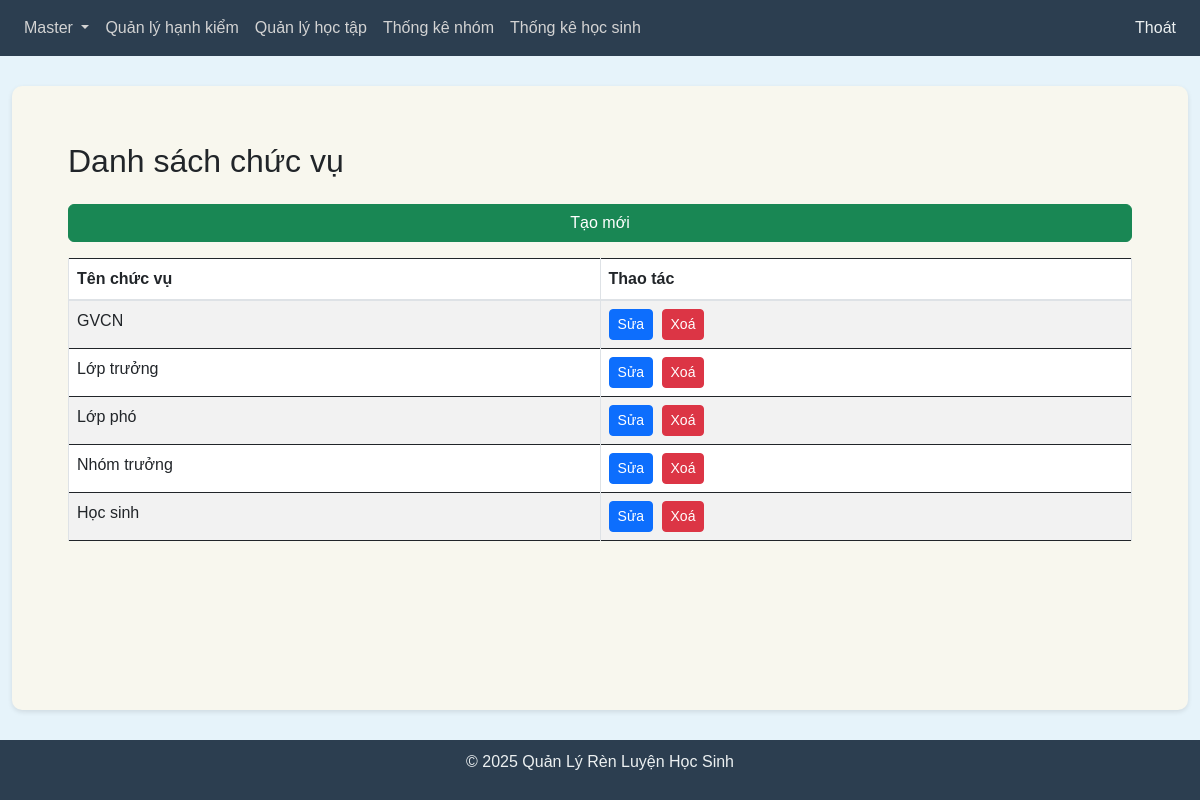
The app's page /admin/roles (signed in) with its own data.
### tables this page shows
CREATE TABLE Roles (
                id INTEGER PRIMARY KEY AUTOINCREMENT,
                name TEXT NOT NULL,
                is_deleted BOOLEAN DEFAULT 0
            );

### blueprints/admin.py (the view)
@admin_bp.route('/roles')
def roles_list():
    if 'user_id' in session:
        roles = read_all_records('Roles', ['id', 'name'])
        return render_template('roles.html', roles=roles, is_gvcn=is_user_gvcn())
    return redirect(url_for('auth.login'))

### blueprints/admin.py (called while the page is built)
def is_user_gvcn():
    if 'user_id' in session:
        user = read_record_by_id('Users', session['user_id'])
        role = read_record_by_id('Roles', user[6])  # Giả sử cột role_id là cột thứ 7 (index 6)
        return role and role[1] == 'GVCN'
    return False

### db_utils.py (called while the page is built)
def connect_db():
    try:
        conn = sqlite3.connect('schoolX.db')
        return conn
    except sqlite3.Error as e:
        return None

def read_all_records(table_name, fields=['*'], condition="is_deleted = 0"):
    try:
        conn = connect_db()
        if conn is None:
            print("Connection is None, cannot read records")
            return None
        cursor = conn.cursor()
        columns = ', '.join(fields)
        sql = f"SELECT {columns} FROM {table_name} WHERE {condition}"
        cursor.execute(sql)
        records = cursor.fetchall()
        print(sql)
        print(f"Read {len(records)} records from {table_name}")
        return records
    except sqlite3.Error as e:
        print(f"Error reading records from {table_name}: {e}")
        return None
    finally:
        if conn:
            conn.close()

def read_record_by_id(table_name, record_id, fields=['*'], id_column='id'):
    try:
        conn = connect_db()
        if conn is None:
            return None
        cursor = conn.cursor()
        columns = ', '.join(fields)
        sql = f"SELECT {columns} FROM {table_name} WHERE {id_column} = ? AND is_deleted = 0"
        cursor.execute(sql, (record_id,))
        result = cursor.fetchone()
        return result
    except sqlite3.Error as e:
        return None
    finally:
        if conn:
            conn.close()

### templates/roles.html (shortened to what this page needs)
{% extends "base.html" %}
{% block content %}
    <div class="container">
        <h2 class="mt-4 mb-4">Danh sách chức vụ</h2>
        <div class="row mb-3">
            <div class="col-12">
                <a href="{{ url_for('admin.role_create') }}" class="btn btn-success w-100 w-md-auto">Tạo mới</a>
            </div>
        </div>
        <div class="table-responsive">
            <table class="table table-bordered table-striped">
                <thead>
                    <tr>
                        <th class="text-nowrap">Tên chức vụ</th>
                        <th class="text-nowrap">Thao tác</th>
                    </tr>
                </thead>
                <tbody>
                    {% for role in roles %}
                        <tr>
                            <td>{{ role[1] }}</td>
                            <td class="text-nowrap">
                                <a href="{{ url_for('admin.role_edit', id=role[0]) }}" class="btn btn-sm btn-primary me-1">Sửa</a>
                                <a href="{{ url_for('admin.role_delete', id=role[0]) }}" class="btn btn-sm btn-danger" onclick="return confirm('Are you sure?')">Xoá</a>
                            </td>
                        </tr>
                    {% endfor %}
                </tbody>
            </table>
        </div>
    </div>
{% endblock %}

### templates/base.html (style rules this page uses)
body { font-family: Arial, sans-serif; margin: 0; padding: 0; min-height: 100vh; display: flex; flex-direction: column; background-color: #e6f3fa; }

### records on screen
Roles: name "GVCN"
Roles: name "Lớp trưởng"
Roles: name "Lớp phó"
Roles: name "Nhóm trưởng"
Roles: name "Học sinh"
